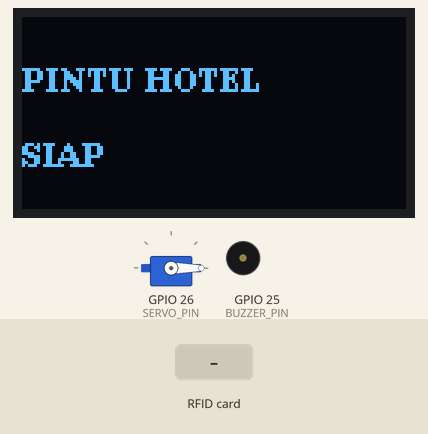
The sketch below on a simulated ESP32. Shown: 128×64 one-colour display, servo, buzzer (waves = sounding). The inputs (shaded band) are chosen by the test bench. What the sketch prints to the serial monitor is not drawn.

Above: at 1.3 s.
1.4 s: RFID card 5E 7A 19 C4 held to the reader
At 2.7 s:
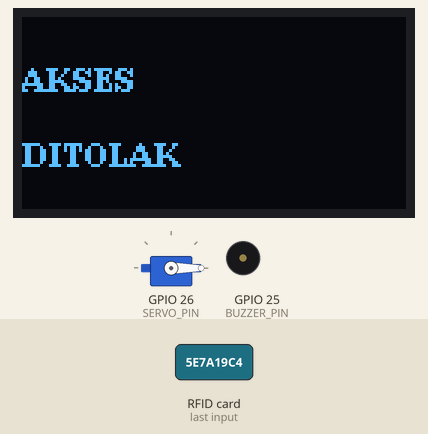
3.3 s: RFID card FA 69 FB 03 held to the reader
At 4.2 s:
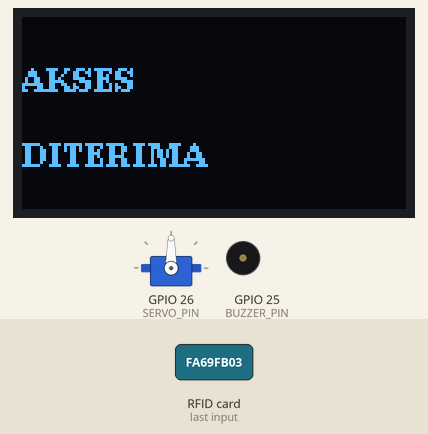
5.0 s: RFID card 04 AB 12 CD held to the reader
At 12.0 s:
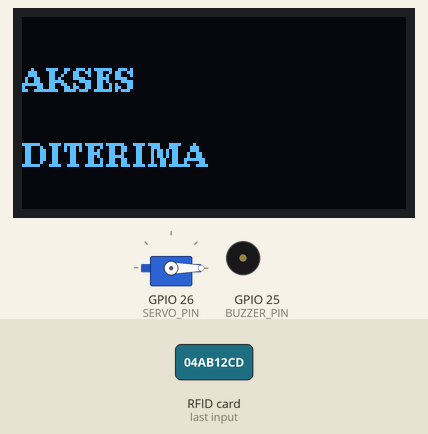
Timing chart, 0 to 13.5 s (numbered marks = the images above; inputs shaded):
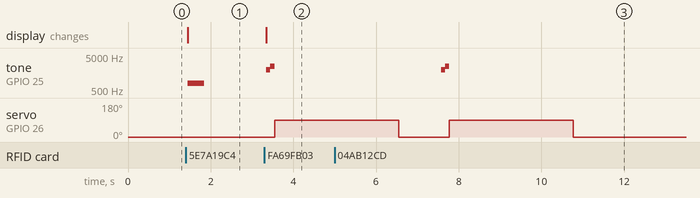

Measured:
- after the input at 1.4 s, tone on GPIO 25 (BUZZER_PIN): silent → 800 Hz at once, → silent 0.40 s later; the display: changes at once (image 1)
- after the input at 3.3 s, tone on GPIO 25 (BUZZER_PIN): silent → 2000 Hz after 0.05 s, → 2500 Hz 0.10 s later, → silent 0.10 s later; servo on GPIO 26 (SERVO_PIN): 0° → 90° after 0.25 s; the display: changes after 0.05 s (image 2)
- after the input at 5.0 s, tone on GPIO 25 (BUZZER_PIN): silent → 2000 Hz after 2.6 s, → 2500 Hz 0.10 s later, → silent 0.10 s later

The sketch:

RfidPintuu.ino
```cpp
#include <SPI.h>
#include <MFRC522.h>
#include <Wire.h>
#include <U8g2lib.h>
#include <ESP32Servo.h>

/* ===== RFID ===== */
#define SS_PIN 5
#define RST_PIN 27
MFRC522 rfid(SS_PIN, RST_PIN);

/* ===== OLED ===== */
U8G2_SSD1306_128X64_NONAME_F_HW_I2C oled(U8G2_R0);

/* ===== SERVO ===== */
#define SERVO_PIN 26
Servo door;

/* ===== BUZZER ===== */
#define BUZZER_PIN 25
#define BUZZER_CH 0

/* ===== AKSES UID (GANTI PUNYA KAMU) ===== */
String accessUID[] = {
  "FA69FB03",
  "04AB12CD"
};
int totalUID = 2;

/* ===== UTIL ===== */
void beep(int f, int d){
  ledcWriteTone(BUZZER_CH, f);
  delay(d);
  ledcWriteTone(BUZZER_CH, 0);
}

bool isAllowed(String uid){
  for(int i=0;i<totalUID;i++){
    if(uid == accessUID[i]) return true;
  }
  return false;
}

void showOLED(String a,String b){
  oled.clearBuffer();
  oled.setFont(u8g2_font_ncenB08_tr);
  oled.drawStr(0,25,a.c_str());
  oled.drawStr(0,50,b.c_str());
  oled.sendBuffer();
}

/* ===== SETUP ===== */
void setup(){
  Serial.begin(115200);

  Wire.begin(21,22);
  oled.begin();
  showOLED("PINTU HOTEL","SIAP");

  SPI.begin(18,19,23,5);
  rfid.PCD_Init();

  door.attach(SERVO_PIN);
  door.write(0); // pintu terkunci

  ledcSetup(BUZZER_CH,2000,8);
  ledcAttachPin(BUZZER_PIN,BUZZER_CH);
}

/* ===== LOOP ===== */
void loop(){
  if(!rfid.PICC_IsNewCardPresent()) return;
  if(!rfid.PICC_ReadCardSerial()) return;

  String uid="";
  for(byte i=0;i<rfid.uid.size;i++){
    if(rfid.uid.uidByte[i]<0x10) uid+="0";
    uid+=String(rfid.uid.uidByte[i],HEX);
  }
  uid.toUpperCase();
  Serial.println(uid);

  if(isAllowed(uid)){
    showOLED("AKSES","DITERIMA");
    beep(2000,100); beep(2500,100);

    door.write(90);     // buka pintu
    delay(3000);
    door.write(0);      // tutup pintu
  }else{
    showOLED("AKSES","DITOLAK");
    beep(800,400);
  }

  rfid.PICC_HaltA();
  rfid.PCD_StopCrypto1();
  delay(1000);
}
```
